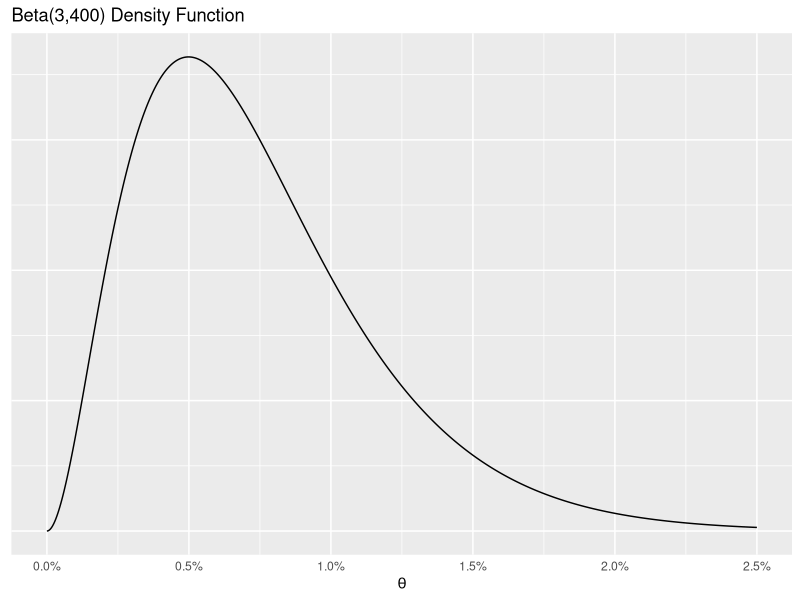

This chart was generated by the following R code:
require(ggplot2)
library(scales)
library(data.table)

## Plot Beta prior for CTR problem
xmin = 0
xmax = 0.025
numPts = 1000
a = shape1 = 3
b = shape2 = 400
d = data.table(x=seq(xmin, xmax, len = numPts))
d[, y := dbeta(x,shape1, shape2)]
theTitle = paste0("Beta(",shape1,",",shape2,") Density Function")
p <- ggplot(d, aes(x,y)) + geom_line() + labs(title=theTitle) + xlab(expression(theta)) + scale_x_continuous(labels=scales::percent)
p <- p + theme(axis.ticks = element_blank(), axis.text.y = element_blank()) + ylab(NULL)

setwd("~/Dropbox/repos/mlcourse-homework/hw7-bayesian/")

fname = paste0("beta",shape1,"-",shape2,".png"); fname
ggsave(filename=fname,plot=p, units="in", width=6, height = 4)

beta(a,b)

